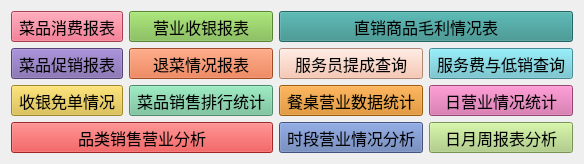
          <widget class="QWidget" name="page_5">
           <layout class="QGridLayout" name="gridLayout_5">
            <item row="0" column="0">
             <widget class="back_view_2_botton" name="toolButton_42">
              <property name="sizePolicy">
               <sizepolicy hsizetype="Expanding" vsizetype="Expanding">
                <horstretch>0</horstretch>
                <verstretch>0</verstretch>
               </sizepolicy>
              </property>
              <property name="font">
               <font>
                <pointsize>12</pointsize>
               </font>
              </property>
              <property name="focusPolicy">
               <enum>Qt::StrongFocus</enum>
              </property>
              <property name="styleSheet">
               <string notr="true">background:#ea5873;</string>
              </property>
              <property name="text">
               <string>菜品消费报表</string>
              </property>
              <property name="icon">
               <iconset resource="../res.qrc">
                <normaloff>:/image/widgets_pic/q2.png</normaloff>:/image/widgets_pic/q2.png</iconset>
              </property>
              <property name="toolButtonStyle">
               <enum>Qt::ToolButtonTextUnderIcon</enum>
              </property>
              <property name="outer_stylesheet" stdset="0">
               <string>backview_select_small</string>
              </property>
              <property name="id" stdset="0">
               <number>0</number>
              </property>
             </widget>
            </item>
            <item row="0" column="1">
             <widget class="back_view_2_botton" name="toolButton_43">
              <property name="sizePolicy">
               <sizepolicy hsizetype="Expanding" vsizetype="Expanding">
                <horstretch>0</horstretch>
                <verstretch>0</verstretch>
               </sizepolicy>
              </property>
              <property name="font">
               <font>
                <pointsize>12</pointsize>
               </font>
              </property>
              <property name="focusPolicy">
               <enum>Qt::StrongFocus</enum>
              </property>
              <property name="styleSheet">
               <string notr="true">background:#7aba46;</string>
              </property>
              <property name="text">
               <string>营业收银报表</string>
              </property>
              <property name="icon">
               <iconset resource="../res.qrc">
                <normaloff>:/image/widgets_pic/q13.png</normaloff>:/image/widgets_pic/q13.png</iconset>
              </property>
              <property name="toolButtonStyle">
               <enum>Qt::ToolButtonTextUnderIcon</enum>
              </property>
              <property name="outer_stylesheet" stdset="0">
               <string>backview_select_small</string>
              </property>
              <property name="id" stdset="0">
               <number>1</number>
              </property>
             </widget>
            </item>
            <item row="0" column="2" colspan="2">
             <widget class="back_view_2_botton" name="toolButton_44">
              <property name="sizePolicy">
               <sizepolicy hsizetype="Expanding" vsizetype="Expanding">
                <horstretch>0</horstretch>
                <verstretch>0</verstretch>
               </sizepolicy>
              </property>
              <property name="font">
               <font>
                <pointsize>12</pointsize>
               </font>
              </property>
              <property name="focusPolicy">
               <enum>Qt::StrongFocus</enum>
              </property>
              <property name="styleSheet">
               <string notr="true">background:#308e8a;</string>
              </property>
              <property name="text">
               <string>直销商品毛利情况表</string>
              </property>
              <property name="icon">
               <iconset resource="../res.qrc">
                <normaloff>:/image/widgets_pic/q14.png</normaloff>:/image/widgets_pic/q14.png</iconset>
              </property>
              <property name="toolButtonStyle">
               <enum>Qt::ToolButtonTextUnderIcon</enum>
              </property>
              <property name="outer_stylesheet" stdset="0">
               <string>backview_select_small</string>
              </property>
              <property name="id" stdset="0">
               <number>2</number>
              </property>
             </widget>
            </item>
            <item row="1" column="0">
             <widget class="back_view_2_botton" name="toolButton_46">
              <property name="sizePolicy">
               <sizepolicy hsizetype="Expanding" vsizetype="Expanding">
                <horstretch>0</horstretch>
                <verstretch>0</verstretch>
               </sizepolicy>
              </property>
              <property name="font">
               <font>
                <pointsize>12</pointsize>
               </font>
              </property>
              <property name="focusPolicy">
               <enum>Qt::StrongFocus</enum>
              </property>
              <property name="styleSheet">
               <string notr="true">background:#775ea7;</string>
              </property>
              <property name="text">
               <string>菜品促销报表</string>
              </property>
              <property name="icon">
               <iconset resource="../res.qrc">
                <normaloff>:/image/widgets_pic/q1.png</normaloff>:/image/widgets_pic/q1.png</iconset>
              </property>
              <property name="toolButtonStyle">
               <enum>Qt::ToolButtonTextUnderIcon</enum>
              </property>
              <property name="outer_stylesheet" stdset="0">
               <string>backview_select_small</string>
              </property>
              <property name="id" stdset="0">
               <number>3</number>
              </property>
             </widget>
            </item>
            <item row="1" column="1">
             <widget class="back_view_2_botton" name="toolButton_47">
              <property name="sizePolicy">
               <sizepolicy hsizetype="Expanding" vsizetype="Expanding">
                <horstretch>0</horstretch>
                <verstretch>0</verstretch>
               </sizepolicy>
              </property>
              <property name="font">
               <font>
                <pointsize>12</pointsize>
               </font>
              </property>
              <property name="focusPolicy">
               <enum>Qt::StrongFocus</enum>
              </property>
              <property name="styleSheet">
               <string notr="true">background:#e26835;</string>
              </property>
              <property name="text">
               <string>退菜情况报表</string>
              </property>
              <property name="icon">
               <iconset resource="../res.qrc">
                <normaloff>:/image/widgets_pic/q12.png</normaloff>:/image/widgets_pic/q12.png</iconset>
              </property>
              <property name="toolButtonStyle">
               <enum>Qt::ToolButtonTextUnderIcon</enum>
              </property>
              <property name="outer_stylesheet" stdset="0">
               <string>backview_select_small</string>
              </property>
              <property name="id" stdset="0">
               <number>4</number>
              </property>
             </widget>
            </item>
            <item row="1" column="2">
             <widget class="back_view_2_botton" name="toolButton_49">
              <property name="sizePolicy">
               <sizepolicy hsizetype="Expanding" vsizetype="Expanding">
                <horstretch>0</horstretch>
                <verstretch>0</verstretch>
               </sizepolicy>
              </property>
              <property name="font">
               <font>
                <pointsize>12</pointsize>
               </font>
              </property>
              <property name="focusPolicy">
               <enum>Qt::StrongFocus</enum>
              </property>
              <property name="styleSheet">
               <string notr="true">background:#f7bba1;</string>
              </property>
              <property name="text">
               <string>服务员提成查询</string>
              </property>
              <property name="icon">
               <iconset resource="../res.qrc">
                <normaloff>:/image/widgets_pic/q6.png</normaloff>:/image/widgets_pic/q6.png</iconset>
              </property>
              <property name="toolButtonStyle">
               <enum>Qt::ToolButtonTextUnderIcon</enum>
              </property>
              <property name="outer_stylesheet" stdset="0">
               <string>backview_select_small</string>
              </property>
              <property name="id" stdset="0">
               <number>5</number>
              </property>
             </widget>
            </item>
            <item row="1" column="3">
             <widget class="back_view_2_botton" name="toolButton_48">
              <property name="sizePolicy">
               <sizepolicy hsizetype="Expanding" vsizetype="Expanding">
                <horstretch>0</horstretch>
                <verstretch>0</verstretch>
               </sizepolicy>
              </property>
              <property name="font">
               <font>
                <pointsize>12</pointsize>
               </font>
              </property>
              <property name="focusPolicy">
               <enum>Qt::StrongFocus</enum>
              </property>
              <property name="styleSheet">
               <string notr="true">background:#64c1cf;</string>
              </property>
              <property name="text">
               <string>服务费与低销查询</string>
              </property>
              <property name="icon">
               <iconset resource="../res.qrc">
                <normaloff>:/image/widgets_pic/q5.png</normaloff>:/image/widgets_pic/q5.png</iconset>
              </property>
              <property name="toolButtonStyle">
               <enum>Qt::ToolButtonTextUnderIcon</enum>
              </property>
              <property name="outer_stylesheet" stdset="0">
               <string>backview_select_small</string>
              </property>
              <property name="id" stdset="0">
               <number>6</number>
              </property>
             </widget>
            </item>
            <item row="2" column="0">
             <widget class="back_view_2_botton" name="toolButton_50">
              <property name="sizePolicy">
               <sizepolicy hsizetype="Expanding" vsizetype="Expanding">
                <horstretch>0</horstretch>
                <verstretch>0</verstretch>
               </sizepolicy>
              </property>
              <property name="font">
               <font>
                <pointsize>12</pointsize>
               </font>
              </property>
              <property name="focusPolicy">
               <enum>Qt::StrongFocus</enum>
              </property>
              <property name="styleSheet">
               <string notr="true">background:#dcbd39;</string>
              </property>
              <property name="text">
               <string>收银免单情况</string>
              </property>
              <property name="icon">
               <iconset resource="../res.qrc">
                <normaloff>:/image/widgets_pic/q11.png</normaloff>:/image/widgets_pic/q11.png</iconset>
              </property>
              <property name="toolButtonStyle">
               <enum>Qt::ToolButtonTextUnderIcon</enum>
              </property>
              <property name="outer_stylesheet" stdset="0">
               <string>backview_select_small</string>
              </property>
              <property name="id" stdset="0">
               <number>7</number>
              </property>
             </widget>
            </item>
            <item row="2" column="1">
             <widget class="back_view_2_botton" name="toolButton_51">
              <property name="sizePolicy">
               <sizepolicy hsizetype="Expanding" vsizetype="Expanding">
                <horstretch>0</horstretch>
                <verstretch>0</verstretch>
               </sizepolicy>
              </property>
              <property name="font">
               <font>
                <pointsize>12</pointsize>
               </font>
              </property>
              <property name="focusPolicy">
               <enum>Qt::StrongFocus</enum>
              </property>
              <property name="styleSheet">
               <string notr="true">background:#6cc196;</string>
              </property>
              <property name="text">
               <string>菜品销售排行统计</string>
              </property>
              <property name="icon">
               <iconset resource="../res.qrc">
                <normaloff>:/image/widgets_pic/q3.png</normaloff>:/image/widgets_pic/q3.png</iconset>
              </property>
              <property name="toolButtonStyle">
               <enum>Qt::ToolButtonTextUnderIcon</enum>
              </property>
              <property name="outer_stylesheet" stdset="0">
               <string>backview_select_small</string>
              </property>
              <property name="id" stdset="0">
               <number>8</number>
              </property>
             </widget>
            </item>
            <item row="2" column="2">
             <widget class="back_view_2_botton" name="toolButton_54">
              <property name="sizePolicy">
               <sizepolicy hsizetype="Expanding" vsizetype="Expanding">
                <horstretch>0</horstretch>
                <verstretch>0</verstretch>
               </sizepolicy>
              </property>
              <property name="font">
               <font>
                <pointsize>12</pointsize>
               </font>
              </property>
              <property name="focusPolicy">
               <enum>Qt::StrongFocus</enum>
              </property>
              <property name="styleSheet">
               <string notr="true">background:#d9810f;</string>
              </property>
              <property name="text">
               <string>餐桌营业数据统计</string>
              </property>
              <property name="icon">
               <iconset resource="../res.qrc">
                <normaloff>:/image/widgets_pic/q4.png</normaloff>:/image/widgets_pic/q4.png</iconset>
              </property>
              <property name="toolButtonStyle">
               <enum>Qt::ToolButtonTextUnderIcon</enum>
              </property>
              <property name="outer_stylesheet" stdset="0">
               <string>backview_select_small</string>
              </property>
              <property name="id" stdset="0">
               <number>9</number>
              </property>
             </widget>
            </item>
            <item row="2" column="3">
             <widget class="back_view_2_botton" name="toolButton_52">
              <property name="sizePolicy">
               <sizepolicy hsizetype="Expanding" vsizetype="Expanding">
                <horstretch>0</horstretch>
                <verstretch>0</verstretch>
               </sizepolicy>
              </property>
              <property name="font">
               <font>
                <pointsize>12</pointsize>
               </font>
              </property>
              <property name="focusPolicy">
               <enum>Qt::StrongFocus</enum>
              </property>
              <property name="styleSheet">
               <string notr="true">background:#d060a0;</string>
              </property>
              <property name="text">
               <string>日营业情况统计</string>
              </property>
              <property name="icon">
               <iconset resource="../res.qrc">
                <normaloff>:/image/widgets_pic/q8.png</normaloff>:/image/widgets_pic/q8.png</iconset>
              </property>
              <property name="toolButtonStyle">
               <enum>Qt::ToolButtonTextUnderIcon</enum>
              </property>
              <property name="outer_stylesheet" stdset="0">
               <string>backview_select_small</string>
              </property>
              <property name="id" stdset="0">
               <number>10</number>
              </property>
             </widget>
            </item>
            <item row="3" column="0" colspan="2">
             <widget class="back_view_2_botton" name="toolButton_57">
              <property name="sizePolicy">
               <sizepolicy hsizetype="Expanding" vsizetype="Expanding">
                <horstretch>0</horstretch>
                <verstretch>0</verstretch>
               </sizepolicy>
              </property>
              <property name="font">
               <font>
                <pointsize>12</pointsize>
               </font>
              </property>
              <property name="focusPolicy">
               <enum>Qt::StrongFocus</enum>
              </property>
              <property name="styleSheet">
               <string notr="true">background:#df3736;</string>
              </property>
              <property name="text">
               <string>品类销售营业分析</string>
              </property>
              <property name="icon">
               <iconset resource="../res.qrc">
                <normaloff>:/image/widgets_pic/q7.png</normaloff>:/image/widgets_pic/q7.png</iconset>
              </property>
              <property name="toolButtonStyle">
               <enum>Qt::ToolButtonTextUnderIcon</enum>
              </property>
              <property name="outer_stylesheet" stdset="0">
               <string>backview_select_small</string>
              </property>
              <property name="id" stdset="0">
               <number>11</number>
              </property>
             </widget>
            </item>
            <item row="3" column="2">
             <widget class="back_view_2_botton" name="toolButton_55">
              <property name="sizePolicy">
               <sizepolicy hsizetype="Expanding" vsizetype="Expanding">
                <horstretch>0</horstretch>
                <verstretch>0</verstretch>
               </sizepolicy>
              </property>
              <property name="font">
               <font>
                <pointsize>12</pointsize>
               </font>
              </property>
              <property name="focusPolicy">
               <enum>Qt::StrongFocus</enum>
              </property>
              <property name="styleSheet">
               <string notr="true">background:#5c76b0;</string>
              </property>
              <property name="text">
               <string>时段营业情况分析</string>
              </property>
              <property name="icon">
               <iconset resource="../res.qrc">
                <normaloff>:/image/widgets_pic/q10.png</normaloff>:/image/widgets_pic/q10.png</iconset>
              </property>
              <property name="toolButtonStyle">
               <enum>Qt::ToolButtonTextUnderIcon</enum>
              </property>
              <property name="outer_stylesheet" stdset="0">
               <string>backview_select_small</string>
              </property>
              <property name="id" stdset="0">
               <number>12</number>
              </property>
             </widget>
            </item>
            <item row="3" column="3">
             <widget class="back_view_2_botton" name="toolButton_53">
              <property name="sizePolicy">
               <sizepolicy hsizetype="Expanding" vsizetype="Expanding">
                <horstretch>0</horstretch>
                <verstretch>0</verstretch>
               </sizepolicy>
              </property>
              <property name="font">
               <font>
                <pointsize>12</pointsize>
               </font>
              </property>
              <property name="focusPolicy">
               <enum>Qt::StrongFocus</enum>
              </property>
              <property name="styleSheet">
               <string notr="true">background:#aace79;</string>
              </property>
              <property name="text">
               <string>日月周报表分析</string>
              </property>
              <property name="icon">
               <iconset resource="../res.qrc">
                <normaloff>:/image/widgets_pic/q9.png</normaloff>:/image/widgets_pic/q9.png</iconset>
              </property>
              <property name="toolButtonStyle">
               <enum>Qt::ToolButtonTextUnderIcon</enum>
              </property>
              <property name="outer_stylesheet" stdset="0">
               <string>backview_select_small</string>
              </property>
              <property name="id" stdset="0">
               <number>13</number>
              </property>
             </widget>
            </item>
           </layout>
           <zorder>toolButton_42</zorder>
           <zorder>toolButton_43</zorder>
           <zorder>toolButton_44</zorder>
           <zorder>toolButton_46</zorder>
           <zorder>toolButton_48</zorder>
           <zorder>toolButton_49</zorder>
           <zorder>toolButton_50</zorder>
           <zorder>toolButton_51</zorder>
           <zorder>toolButton_52</zorder>
           <zorder>toolButton_53</zorder>
           <zorder>toolButton_54</zorder>
           <zorder>toolButton_55</zorder>
           <zorder>toolButton_57</zorder>
           <zorder>toolButton_47</zorder>
          </widget>
